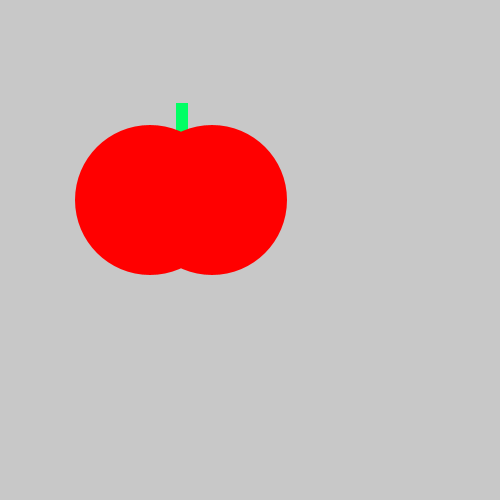
Frame 1 (no input)
Frame 60 (the mouse pressed at the canvas centre just before this capture): identical to frame 1, image omitted
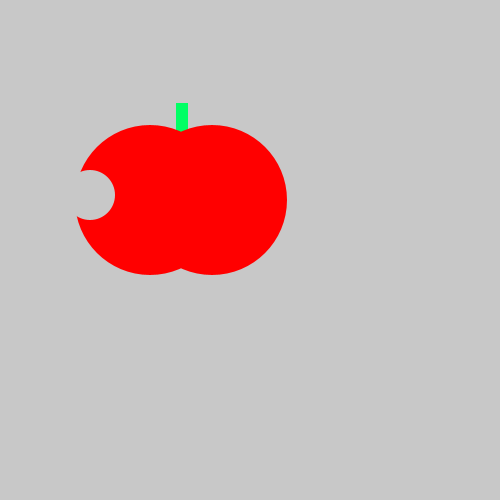
Frame 120 (the mouse held since frame 60 and released just before this capture)

The Processing sketch that drew these frames (run headless with seeded random() and noise(); from frame 60 on, the mouse is pressed at the canvas centre):

// Processing sketch: tasty_tomato
// ── tasty_tomato.pde
void setup() {
    size(500, 500);
}
void draw() {
    background(200, 200, 200);
    noStroke();
     fill(0, 255, 100);
    rect(176, 103, 12, 32);
    fill(255, 0 , 0);
    ellipse(150, 200, 150, 150);
    ellipse(212, 200, 150, 150);
    if (mousePressed){
      fill(200, 200, 200);
      ellipse(90,195, 50, 50);
    }
}
